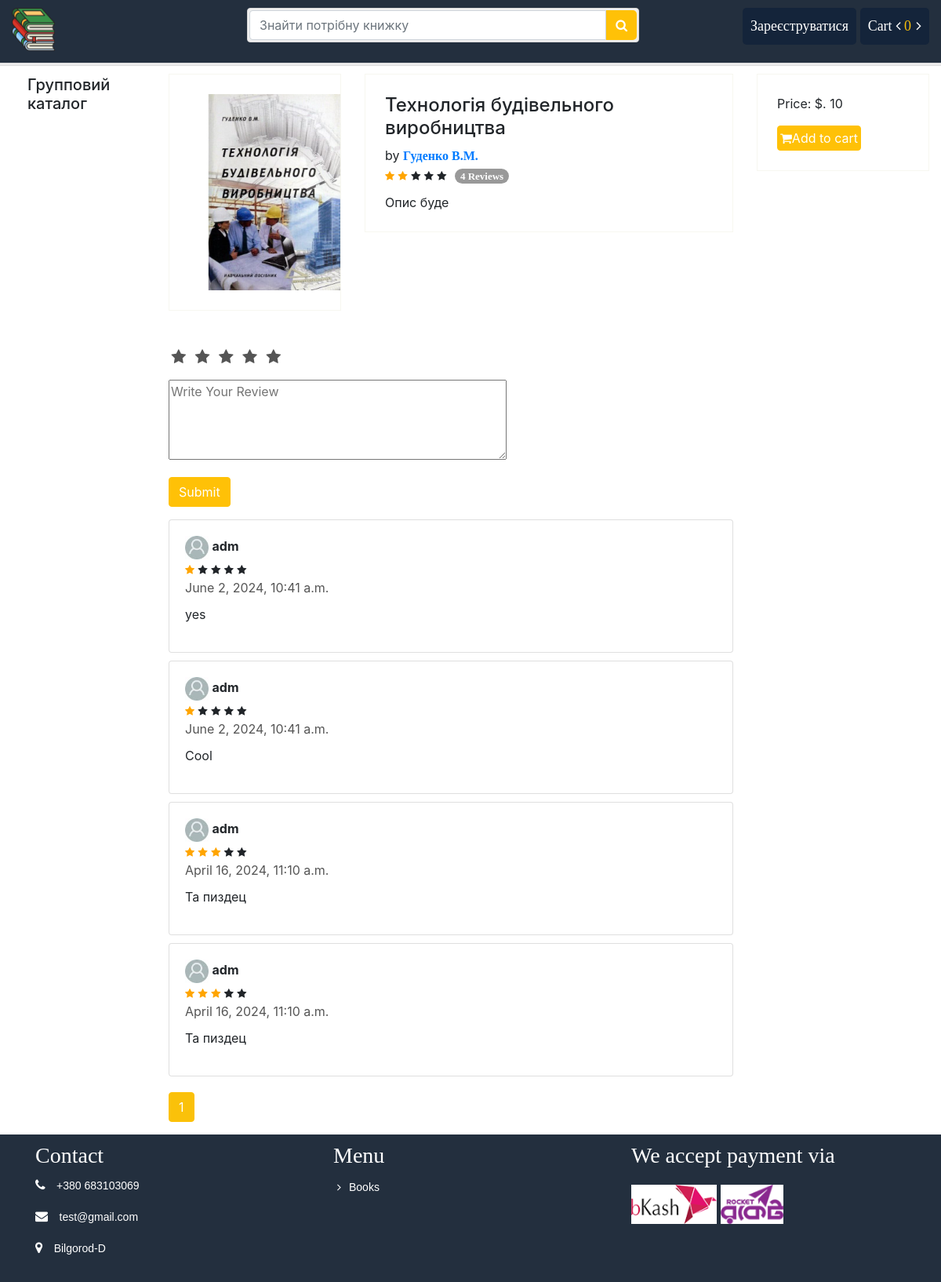
Screenshot of /book/1 with the database file from the repository.
### store/models.py (models this page shows, shortened)
class Book(models.Model):
    writer = models.ForeignKey(Writer, on_delete=models.CASCADE, default=None)
    category = models.ForeignKey(Category, on_delete=models.CASCADE)
    course = models.ForeignKey(Course, on_delete=models.SET_NULL, null=True, blank=True)
    name = models.CharField(max_length=100)
    slug = models.SlugField(max_length=100, db_index=True)
    price = models.IntegerField()
    stock = models.IntegerField()
    coverpage = models.FileField(upload_to="coverpage/")
    bookpage = models.FileField(upload_to="bookpage/")
    created = models.DateTimeField(auto_now_add=True)
    updated = models.DateTimeField(auto_now=True)
    totalreview = models.IntegerField(default=1)
    totalrating = models.IntegerField(default=5)
    status = models.IntegerField(default=0)
    description = models.TextField( blank=True, null=True)

class Writer(models.Model):
    name = models.CharField(max_length=100)
    slug = models.SlugField(max_length=150, unique=True, db_index=True)
    bio = models.TextField(blank=True, null=True)
    pic = models.FileField(upload_to="writer/", default='writer/writer.png')
    create_at = models.DateTimeField(auto_now_add=True)
    updated_at = models.DateTimeField(auto_now_add=True)
    def __str__(self):
        return self.name

class Review(models.Model):
    customer = models.ForeignKey(User, on_delete=models.CASCADE)
    book = models.ForeignKey(Book, on_delete=models.CASCADE)
    review_star = models.IntegerField()
    review_text = models.TextField()
    created = models.DateTimeField(auto_now_add=True)

### store/views.py (the view, shortened to what this page needs)
# urls.py: path('book/<int:id>', views.get_book, name="book"),
def get_book(request, id):
    form = ReviewForm(request.POST or None)
    book = get_object_or_404(Book, id=id)
    rbooks = Book.objects.filter(category_id=book.category.id)
    r_review = Review.objects.filter(book_id=id).order_by('-created')
    paginator = Paginator(r_review, 4)
    page = request.GET.get('page')
    rreview = paginator.get_page(page)
    context = {
        "book": book,
        "rbooks": rbooks,
        "form": form,
        "rreview": rreview
    }
    return render(request, "store/book.html", context)

### store/forms.py
class ReviewForm(forms.ModelForm):
    review_star = forms.IntegerField(widget=forms.HiddenInput(), initial=1)
    review_text = forms.CharField(widget=forms.Textarea(attrs={'rows': 4, 'placeholder': 'Write Your Review'}))
    class Meta:
        model = Review
        fields = [
            'review_star',
            'review_text'
        ]
    def __init__(self, *args, **kwargs):
        super(ReviewForm, self).__init__(*args, **kwargs)
        self.helper = FormHelper()
        self.helper.form_show_labels = False

### cart/cart.py (called while the page is built)
    def __len__(self):
        return sum(item['quantity'] for item in self.cart.values())

### store/context_processors.py (called while the page is built)
def sidebar(request):
	categories = Category.objects.all()
	context = {
		"cat":categories
	}
	return context

def cart(request):
	cart = Cart(request)
	context = {
		"cart": cart
	}
	return context

### store/templates/store/book.html (shortened to what this page needs)
{% extends 'store/base.html' %}
{% load static %}
{% load crispy_forms_tags %}
{% load customfunction %}
{% block container %}
			<div class="row">
				<div class="col-sm-12">
					<div class="row">
						<div class="col-sm-3">
							<div class="grid-item">
								<div class="view-details" style="cursor:pointer">
									<img id="product_image" class="lookInsideImg" src="{{ book.coverpage.url }}">
								</div>
							</div>
						</div>
						<div class="col-sm-6">
							<div class="product-information">
								<h4>{{ book.name }}</h4>
								<p style="margin: 0px">by <a style="font-weight:bold" href="{% url 'store:writer' id=book.writer.id %}">{{ book.writer }}</a></p>
								<div class='rating'>
									{{ book.totalrating|averagerating:book.totalreview }}
									<a href='#getreview'><span class='totalrating'>{{ book.totalreview|add:-1 }} Reviews</span></a>
								</div>
								<article class="text-justify" style="margin-top:10px;">
									{{ book.description }}
								</article>
							</div>
						</div>
						<div class="col-sm-3">
							<div class="pricebox">
								<p>Price: $. <span> {{ book.price }}</span></p>
								<button class="btn btn-warning" id="addTocart" data-book-id="{{ book.id }}">
									<i class="fa fa-shopping-cart"></i>Add to cart
								</button>
							</div>
						</div>
					</div>
				</div>
			    <div class="col-sm-9 mt-5" id="getreview">
					<div class="rating-stars text-left">
						<ul id="stars">
						  <li id="azaa" class="star" data-value="1"> <i class="fa fa-star fa-fw"></i> </li>
						  <li id="azbb" class="star" data-value="2"> <i class="fa fa-star fa-fw"></i> </li>
						  <li id="azcc" class="star" data-value="3"> <i class="fa fa-star fa-fw"></i> </li>
						  <li id="azdd" class="star" data-value="4"> <i class="fa fa-star fa-fw"></i> </li>
						  <li id="azee" class="star" data-value="5"> <i class="fa fa-star fa-fw"></i> </li>
						</ul>
					</div>
				   <form action="" method="POST" class="needs-validation" novalidate="">
						<div class="form-group">
							{{ form.review_text}}
						</div>
						<div class="form-group">
							<button class="btn btn-warning" type="submit" style="color: #fff">Submit </button>
						</div>
				   </form>
					{% for lreview in rreview %}
					<div class="card">
						<div class="card-body">
							<img src="{% static 'images/profile.png' %}"/>
							<b> {{ lreview.customer }} </b>
							<div class='rating'>
								{{ lreview.review_star|averagerating:1 }}
							</div>
							<div class="given_review_date">
								<span style="color:#555;"> {{ lreview.created }}</span>
							</div>
							<p style="margin-top: 10px"> {{ lreview.review_text }} </p>
						 </div>
					</div>
					{% endfor %}
					<div class="d-pagination">
					    <ul class="pagination">
						{% for ord in rreview.paginator.page_range %}
							{% if rreview.number == ord %}
								<li class="page-item active">
									<span class="page-link">{{ ord }}
									</span>
								</li>
							{% elif ord > rreview.number|add:'-3' and ord < rreview.number|add:'3' %}
								<li class="page-item">
									<a class="page-link" href="?page={{ ord }}">{{ ord }}</a>
								</li>
							{% endif %}
						{% endfor %}
					    </ul>
					</div>
				</div>
			</div>
{% endblock %}

### store/static/css/style.css (style rules this page uses)
.titleheader > h3, a { font-family: "Times New Roman", Times, serif; display: inline-block; }
.totalrating { display: inline-block; min-width: 10px; padding: 3px 7px; font-weight: bold; line-height: 1; color: #fff; text-align: center; white-space: nowrap; background-color: #999; border-radius: 10px; margin-left: 6px; }
.rating span { font-size: 13px; }
.checked { color: orange; }
ul li { list-style: none; }
.card { margin-top: 10px; }
.page-link { color: #111!important; }
.page-item.active .page-link { z-index: 1; color: #fff!important; background-color: #fac10a!important; border-color: #ffc107!important; }
.btn-warning, .btn-warning:hover { color: #fff; }
.book-wrapper .btn, .pricebox .btn { padding: 3px }
.view-details { position: relative; border: 1px solid #F7F7F0; padding:25px; overflow: hidden; margin-top: 10px; }
.view-details img { max-height: 250px; transition: all 0.3s ease-in-out; }
.product-information, .pricebox { border: 1px solid #F7F7F0; padding:25px; margin-top: 10px; }
.rating-stars ul, .review-stars ul { list-style-type:none; padding:0; -moz-user-select:none; -webkit-user-select:none; }
.rating-stars ul > li.star { display:inline-block; }
.rating-stars ul > li.star > i.fa { color:#555; }
.rating-stars ul > li.star > i.fa { font-size:20px; }
.card-body img { max-width: 30px; }
.d-pagination { margin-top: 20px; }

### rows the page displays
Book: coverpage (picture), name "Технологiя будiвельного виробництва", writer "Гуденко В.М.", totalreview|add "4", description "Опис буде", price "10"
Review: customer "adm", review_star 1 (drawn), created "June 2, 2024, 10:41 a.m.", review_text "yes"
Review: customer "adm", review_star 1 (drawn), created "June 2, 2024, 10:41 a.m.", review_text "Cool"
Review: customer "adm", review_star 3 (drawn), created "April 16, 2024, 11:10 a.m.", review_text "Та пиздец"
Review: customer "adm", review_star 3 (drawn), created "April 16, 2024, 11:10 a.m.", review_text "Та пиздец"

### other values shown
{{ cart|length }} "0"
{{ ord }} "1"
